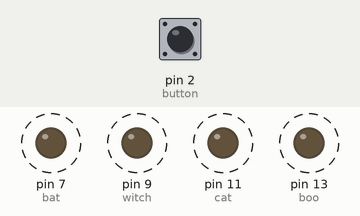
This sketch was run on a simulated Arduino Uno, built with avr-gcc and run on an emulated ATmega328P. Shown: output pins drawn as LEDs (lit = HIGH). Dashed ring = blinking. The inputs (shaded band) are chosen by the test bench; at power-on: pin 2 (button) LOW.

Above: at 3.92 s.
4.9 s: pin 2 (button) pulled HIGH for 2.35 s
At 5.18 s:
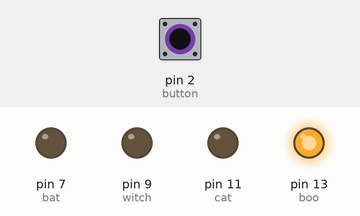
At 5.68 s:
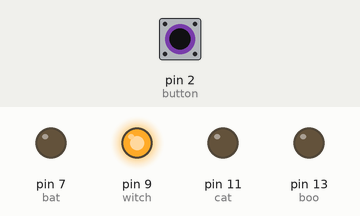
Timing chart, 0 to 14.7 s (numbered marks = the images above; inputs shaded):
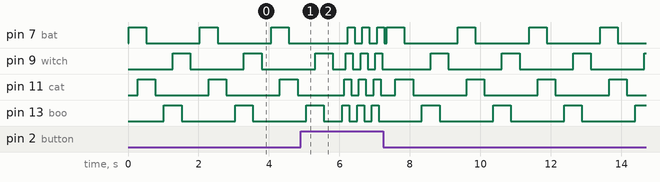

The sketch:

SS6_Lights.ino
```cpp
const int button = 2; //button pin
int Switch = 0; //button state


const int boo = 13;
const int cat = 11;
const int witch = 9;
const int bat = 7;


void setup() {
//pinMode(onoff, INPUT);
pinMode(button,INPUT);

pinMode(boo, OUTPUT); // initializes pin as output
pinMode(cat, OUTPUT);
pinMode(witch, OUTPUT);
pinMode(bat, OUTPUT);


}

void loop(){

Switch = digitalRead(button);
delay(20);
if (Switch == HIGH){
  // put your main code here, to run repeatedly:
digitalWrite(boo, HIGH); // sends voltage to the pin
  delay(50); // delays 1000 milliseconds (1 second)
digitalWrite(cat, HIGH);
  delay(50);
digitalWrite(witch, HIGH);
  delay(50);
digitalWrite(bat, HIGH);
  delay(50);
  digitalWrite(boo, LOW);
  delay(50);
digitalWrite(cat, LOW);
  delay(50);
digitalWrite(witch, LOW);
  delay(50);
digitalWrite(bat, LOW);
  delay(50);

}
else{
  digitalWrite(bat, HIGH);
  delay(250);
  digitalWrite(cat, HIGH);
  delay(250);
  digitalWrite(bat, LOW);
  delay(250);
  digitalWrite(cat, LOW);
  delay(250);
  digitalWrite(boo, HIGH);
  delay(250);
  digitalWrite(witch, HIGH);
   delay(250);
   digitalWrite(boo, LOW);
  delay(250);
  digitalWrite(witch, LOW);
   delay(250);
 }
}
```
